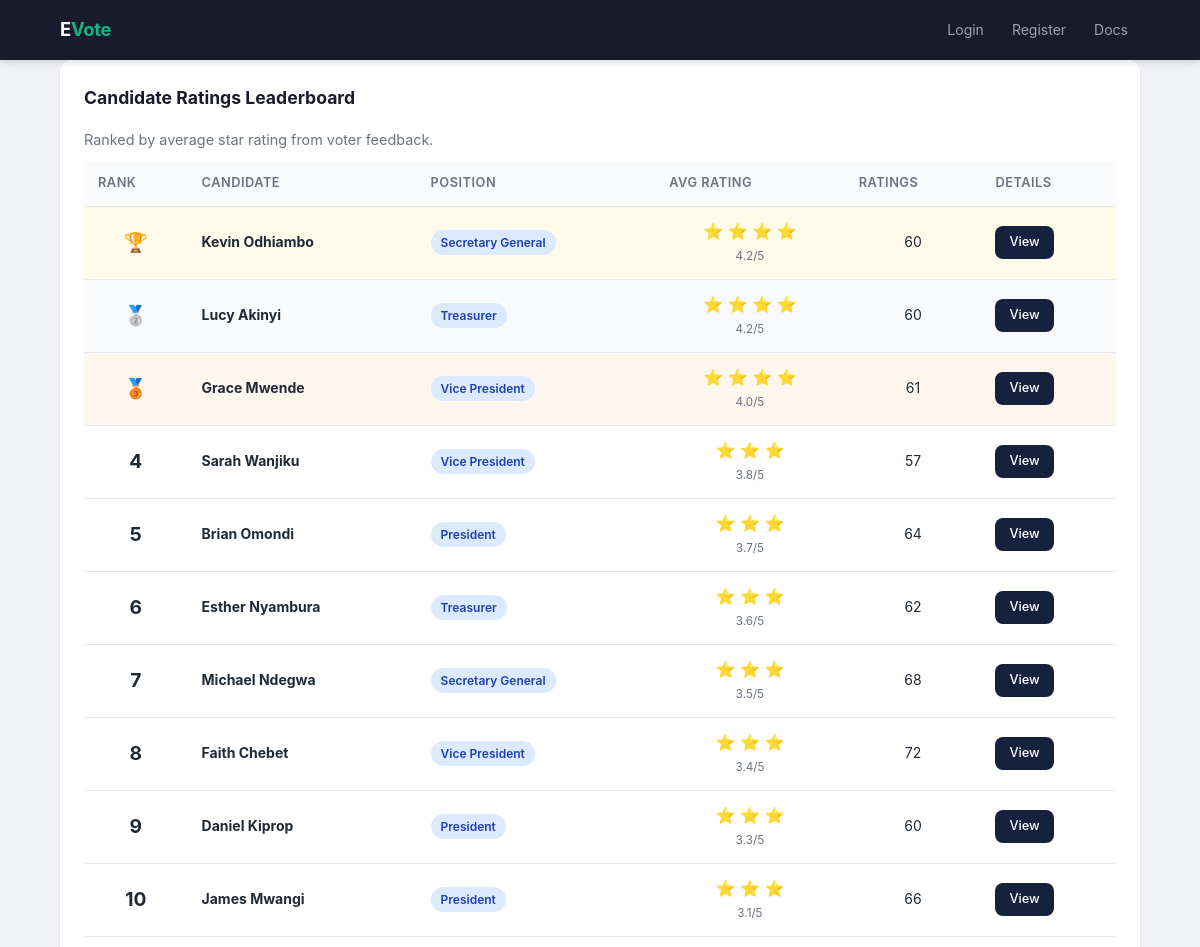
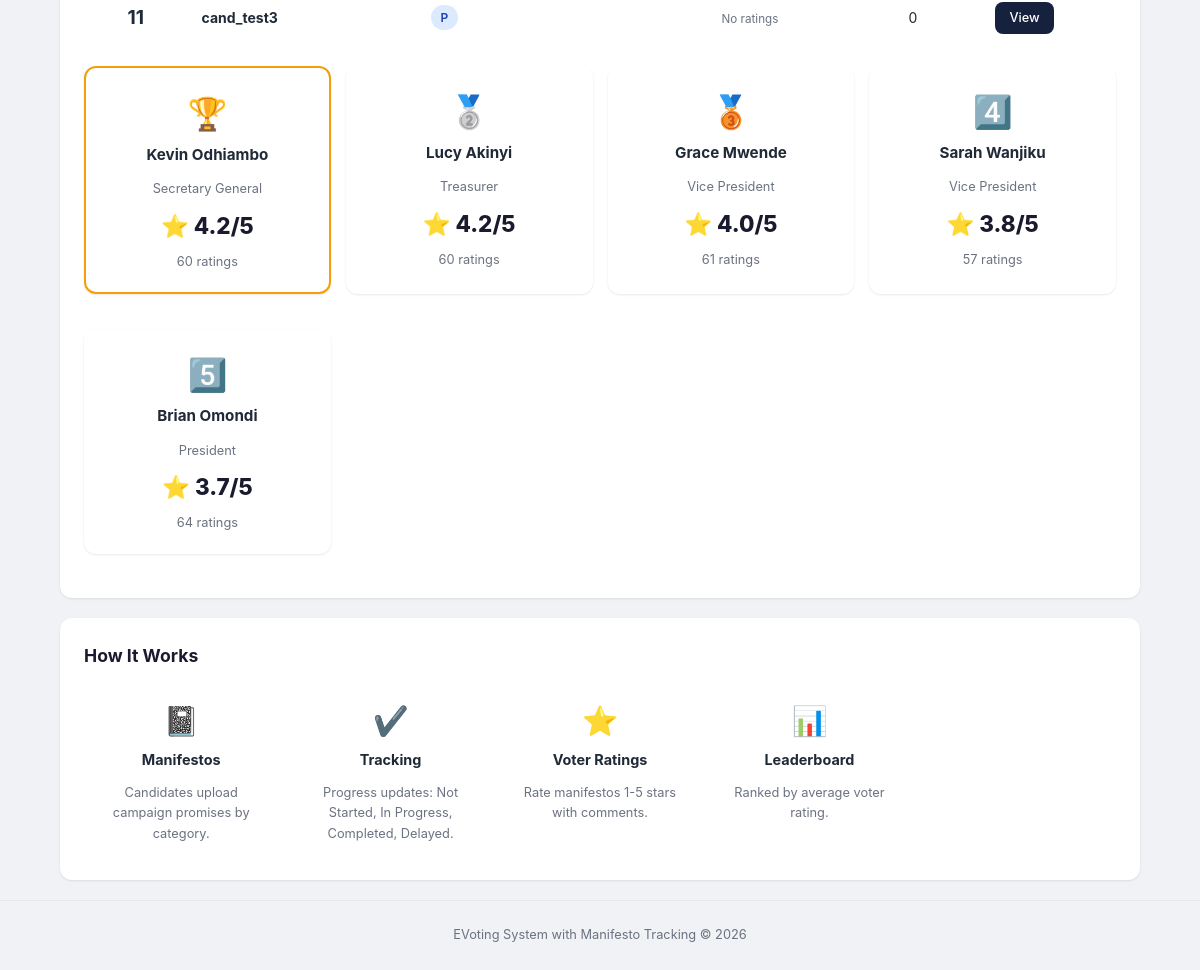
Page /leaderboard/ on the committed database (2 pictures, top to bottom).
### core/models.py (models this page shows, shortened)
class Candidate(models.Model):
    APPROVAL_STATUS = [
        ('pending', 'Pending'),
        ('approved', 'Approved'),
        ('rejected', 'Rejected'),
    ]
    user = models.OneToOneField(User, on_delete=models.CASCADE, related_name='candidate_profile')
    position = models.ForeignKey(Position, on_delete=models.SET_NULL, null=True, related_name='candidates')
    election = models.ForeignKey(Election, on_delete=models.CASCADE, related_name='candidates')
    bio = models.TextField(blank=True)
    photo = models.URLField(blank=True, help_text='URL to candidate photo')
    is_approved = models.BooleanField(default=False)
    approval_status = models.CharField(max_length=20, choices=APPROVAL_STATUS, default='pending')
    rejection_reason = models.TextField(blank=True)
    created_at = models.DateTimeField(auto_now_add=True)
    class Meta:
        ordering = ['position__order', 'user__username']

class User(AbstractUser):
    ROLE_CHOICES = (
        ('voter', 'Voter'),
        ('candidate', 'Candidate'),
        ('admin', 'Admin'),
    )
    role = models.CharField(max_length=20, choices=ROLE_CHOICES, default='voter')
    is_verified = models.BooleanField(default=False)
    student_id = models.CharField(max_length=50, unique=True, null=True, blank=True)

class Position(models.Model):
    election = models.ForeignKey(Election, on_delete=models.CASCADE, related_name='positions')
    title = models.CharField(max_length=200)
    description = models.TextField(blank=True)
    max_votes = models.IntegerField(default=1)
    order = models.IntegerField(default=0)
    class Meta:
        ordering = ['order']

### core/views.py (the view)
# urls.py: path('leaderboard/', views.api_leaderboard, name='api_leaderboard'),
def leaderboard(request):
    candidates = Candidate.objects.filter(is_approved=True).select_related('user', 'position', 'election')
    ranking = []
    for c in candidates:
        avg_rating = ManifestoRating.objects.filter(manifesto__candidate=c).aggregate(
            avg=models.Avg('rating')
        )['avg']
        rating_count = ManifestoRating.objects.filter(manifesto__candidate=c).count()
        ranking.append({
            'candidate': c,
            'avg_rating': round(avg_rating, 1) if avg_rating else 0,
            'rating_count': rating_count,
        })
    ranking.sort(key=lambda x: x['avg_rating'], reverse=True)
    for idx, r in enumerate(ranking, 1):
        r['rank'] = idx
    return render(request, 'core/leaderboard.html', {'ranking': ranking})

### core/templates/core/leaderboard.html (shortened to what this page needs)
{% extends "core/base.html" %}
{% block content %}
<div class="card">
    <div class="flex justify-between flex-wrap mb-10">
        <div>
            <h3>Candidate Ratings Leaderboard</h3>
            <p style="color:var(--text-muted); font-size:0.9rem;">Ranked by average star rating from voter feedback.</p>
        </div>
    </div>
    {% if ranking %}
        <div style="overflow-x:auto;">
            <table>
                <tr>
                    <th>Rank</th>
                    <th>Candidate</th>
                    <th>Position</th>
                    <th>Avg Rating</th>
                    <th>Ratings</th>
                    <th>Details</th>
                </tr>
                {% for r in ranking %}
                    <tr style="{% if r.rank == 1 %}background:#fffbeb;{% elif r.rank == 2 %}background:#f8fafc;{% elif r.rank == 3 %}background:#fff7ed;{% endif %}">
                        <td style="font-size:1.2rem; font-weight:bold; text-align:center;">
                            {% if r.rank == 1 %}🏆{% elif r.rank == 2 %}🥈{% elif r.rank == 3 %}🥉{% else %}{{ r.rank }}{% endif %}
                        </td>
                        <td><strong>{{ r.candidate.user.get_full_name|default:r.candidate.user.username }}</strong></td>
                        <td><span class="badge badge-info">{{ r.candidate.position.title }}</span></td>
                        <td style="text-align:center;">
                            {% if r.avg_rating > 0 %}
                                <span style="font-size:1rem;">
                                    {% for i in "12345"|make_list %}
                                        {% if forloop.counter <= r.avg_rating %}⭐{% endif %}
                                    {% endfor %}
                                </span>
                                <br><small style="color:var(--text-muted);">{{ r.avg_rating }}/5</small>
                            {% else %}
                                <small style="color:var(--text-muted);">No ratings</small>
                            {% endif %}
                        </td>
                        <td style="text-align:center;">{{ r.rating_count }}</td>
                        <td>
                            <a href="{% url 'manifesto_tracking_detail' r.candidate.election.id %}" class="btn btn-sm">View</a>
                        </td>
                    </tr>
                {% endfor %}
            </table>
        </div>
        <div class="mt-20" style="display:grid; grid-template-columns: repeat(auto-fill, minmax(240px, 1fr)); gap:15px;">
            {% for r in ranking|slice:":5" %}
                <div class="card" style="text-align:center; padding:20px; {% if r.rank == 1 %}border:2px solid var(--warning);{% endif %}">
                    <div style="font-size:2rem; margin-bottom:4px;">
                        {% if r.rank == 1 %}🏆{% elif r.rank == 2 %}🥈{% elif r.rank == 3 %}🥉{% elif r.rank == 4 %}4️⃣{% else %}5️⃣{% endif %}
                    </div>
                    <h4 style="font-size:0.95rem;">{{ r.candidate.user.get_full_name|default:r.candidate.user.username }}</h4>
                    <p style="color:var(--text-muted); font-size:0.8rem;">{{ r.candidate.position.title }}</p>
                    <div style="font-size:1.4rem; font-weight:800; color:var(--primary); margin:8px 0;">
                        {% if r.avg_rating > 0 %}⭐ {{ r.avg_rating }}/5{% else %}No ratings{% endif %}
                    </div>
                    <p style="margin-top:8px; font-size:0.8rem; color:var(--text-muted);">
                        {{ r.rating_count }} rating{{ r.rating_count|pluralize }}
                    </p>
                </div>
            {% endfor %}
        </div>
    {% else %}
        <div class="empty-state">
            <div class="icon">&#127942;</div>
            <p>No candidates with ratings yet.</p>
        </div>
    {% endif %}
</div>
<div class="card mt-20">
    <h3>How It Works</h3>
    <div style="display:grid; grid-template-columns: repeat(auto-fill, minmax(180px, 1fr)); gap:15px; margin-top:15px;">
        <div style="text-align:center; padding:12px;">
            <div style="font-size:1.8rem;">&#128211;</div>
            <h4 style="font-size:0.9rem; margin-top:4px;">Manifestos</h4>
            <p style="font-size:0.8rem; color:var(--text-muted);">Candidates upload campaign promises by category.</p>
        </div>
        <div style="text-align:center; padding:12px;">
            <div style="font-size:1.8rem;">&#10004;&#65039;</div>
            <h4 style="font-size:0.9rem; margin-top:4px;">Tracking</h4>
            <p style="font-size:0.8rem; color:var(--text-muted);">Progress updates: Not Started, In Progress, Completed, Delayed.</p>
        </div>
        <div style="text-align:center; padding:12px;">
            <div style="font-size:1.8rem;">&#11088;</div>
            <h4 style="font-size:0.9rem; margin-top:4px;">Voter Ratings</h4>
            <p style="font-size:0.8rem; color:var(--text-muted);">Rate manifestos 1-5 stars with comments.</p>
        </div>
        <div style="text-align:center; padding:12px;">
            <div style="font-size:1.8rem;">&#128202;</div>
            <h4 style="font-size:0.9rem; margin-top:4px;">Leaderboard</h4>
            <p style="font-size:0.8rem; color:var(--text-muted);">Ranked by average voter rating.</p>
        </div>
    </div>
</div>
{% endblock %}

### core/templates/core/base.html (style rules this page uses)
:root { --primary: #1a1a2e; --primary-light: #16213e; --accent: #0f3460; --success: #10b981; --warning: #f59e0b; --danger: #ef4444; --info: #3b82f6; --bg: #f0f2f5; --card-bg: #ffffff; --text: #1f2937; --text-muted: #6b7280; --border: #e5e7eb; --radius: 12px; --shadow: 0 1px 3px rgba(0,0,0,0.06), 0 1px 2px rgba(0,0,0,0.04); --shadow-lg: 0 10px 25px rgba(0,0,0,0.08); --transition: all 0.2s ease; }
* { margin: 0; padding: 0; box-sizing: border-box; }
body { font-family: Inter, -apple-system, BlinkMacSystemFont, 'Segoe UI', Roboto, sans-serif; background: var(--bg); color: var(--text); line-height: 1.6; min-height: 100vh; display: flex; flex-direction: column; }
.btn { display: inline-flex; align-items: center; gap: 6px; padding: 10px 20px; background: var(--primary-light); color: #fff; text-decoration: none; border: none; border-radius: 8px; cursor: pointer; font-size: 0.875rem; font-weight: 500; transition: var(--transition); white-space: nowrap; }
.btn-sm { padding: 6px 14px; font-size: 0.8rem; }
.card { background: var(--card-bg); border-radius: var(--radius); padding: 24px; margin-bottom: 20px; box-shadow: var(--shadow); transition: var(--transition); }
.card h3 { margin-bottom: 16px; color: var(--primary); font-size: 1.1rem; }
.card h4 { margin-bottom: 12px; color: var(--text); font-size: 1rem; }
table { width: 100%; border-collapse: collapse; }
table th, table td { padding: 12px 14px; text-align: left; border-bottom: 1px solid var(--border); font-size: 0.875rem; }
table th { background: #f9fafb; font-weight: 600; color: var(--text-muted); font-size: 0.8rem; text-transform: uppercase; letter-spacing: 0.5px; }
table tr:last-child td { border-bottom: none; }
.badge { display: inline-flex; align-items: center; padding: 3px 10px; border-radius: 20px; font-size: 0.75rem; font-weight: 600; }
.badge-info { background: #dbeafe; color: #1e40af; }
.flex { display: flex; gap: 10px; align-items: center; }
.flex-wrap { flex-wrap: wrap; }
.justify-between { justify-content: space-between; }
.mt-20 { margin-top: 20px; }
.mb-10 { margin-bottom: 10px; }

### rows in the picture
Candidate: candidate.user.get_full_name "Kevin Odhiambo", candidate.position "Secretary General", avg_rating "4.2", rating_count "60"
Candidate: candidate.user.get_full_name "Lucy Akinyi", candidate.position "Treasurer", avg_rating "4.2", rating_count "60"
Candidate: candidate.user.get_full_name "Grace Mwende", candidate.position "Vice President", avg_rating "4.0", rating_count "61"
Candidate: rank "4", candidate.user.get_full_name "Sarah Wanjiku", candidate.position "Vice President", avg_rating "3.8", rating_count "57", shows "4️⃣"
Candidate: rank "5", candidate.user.get_full_name "Brian Omondi", candidate.position "President", avg_rating "3.7", rating_count "64", shows "5️⃣"
Candidate: rank "6", candidate.user.get_full_name "Esther Nyambura", candidate.position "Treasurer", avg_rating "3.6", rating_count "62"
Candidate: rank "7", candidate.user.get_full_name "Michael Ndegwa", candidate.position "Secretary General", avg_rating "3.5", rating_count "68"
Candidate: rank "8", candidate.user.get_full_name "Faith Chebet", candidate.position "Vice President", avg_rating "3.4", rating_count "72"
Candidate: rank "9", candidate.user.get_full_name "Daniel Kiprop", candidate.position "President", avg_rating "3.3", rating_count "60"
Candidate: rank "10", candidate.user.get_full_name "James Mwangi", candidate.position "President", avg_rating "3.1", rating_count "66"
Candidate: rank "11", candidate.user.get_full_name "cand_test3", candidate.position "P", shows "No ratings", rating_count "0"
